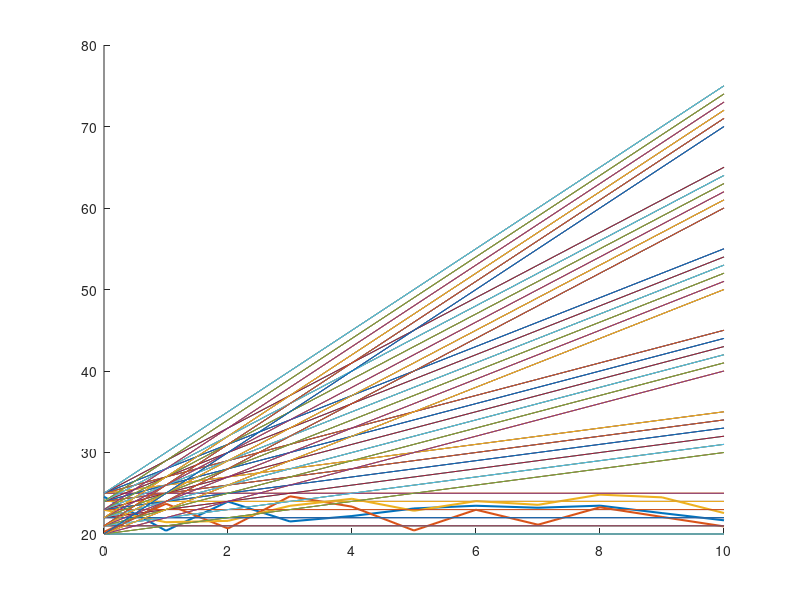
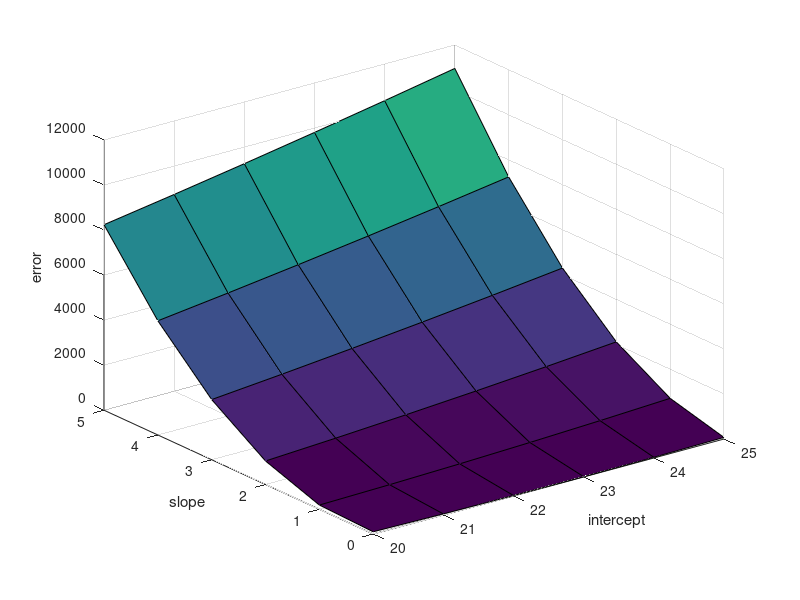
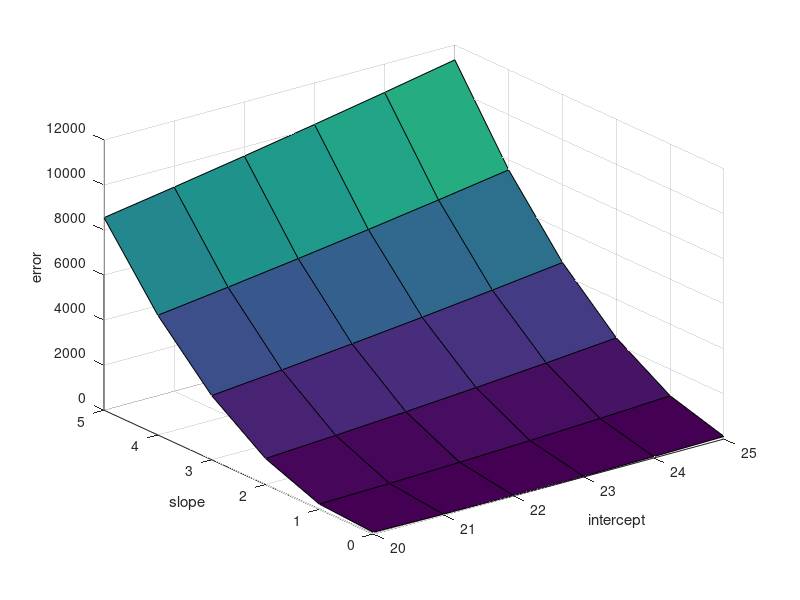
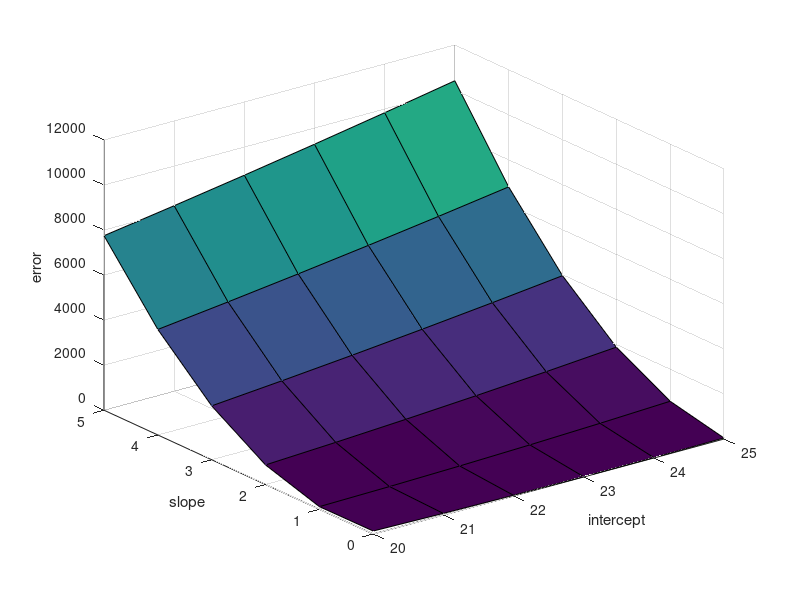

Recreate these plots in MATLAB, in order.
%assuming all the data is available on the server and the average data is
%taken for fitting

tic
sig=2;
mu=2;
weight=0:1:10;
slope=0:1:5;
intercept=20:1:25;

%temperature data from 3 independent sensors

height1=(25-20).*rand(1,length(weight)) + 20; 
height2=(25-20).*rand(1,length(weight)) + 20;
height3=(25-20).*rand(1,length(weight)) + 20;
% height1=2*weight+22;
% height2=2*weight+21;
% height3=2*weight+23;
hold on
plot(weight,height1,"linewidth",1.5)
plot(weight,height2,"linewidth",1.5)
plot(weight,height3,"linewidth",1.5)
error1=zeros(length(slope),length(intercept)); %to store mean squared errors
error2=zeros(length(slope),length(intercept)); %to store mean squared errors
error3=zeros(length(slope),length(intercept)); %to store mean squared errors

%calculating mean squared errors
for i=1:length(slope)
    for j=1:length(intercept)
        predop=weight*slope(i)+intercept(j);
        error=0;
        hold on
        plot(weight,predop)
        for k=1:length(predop)
            error=error+(height1(k)-predop(k))^2;
        end
        error1(i,j)=error;
    end
end
for i=1:length(slope)
    for j=1:length(intercept)
        predop=weight*slope(i)+intercept(j);
        error=0;
        hold on
        plot(weight,predop)
        for k=1:length(predop)
            error=error+(height2(k)-predop(k))^2;
        end
        error2(i,j)=error;
    end
end
for i=1:length(slope)
    for j=1:length(intercept)
        predop=weight*slope(i)+intercept(j);
        error=0;
        hold on
        plot(weight,predop)
        for k=1:length(predop)
            error=error+(height3(k)-predop(k))^2;
        end
        error3(i,j)=error;
    end
end
%plotting mean squared errors
figure
[X,Y]=meshgrid(intercept,slope);
 surf(X,Y,error1);
 xlabel("intercept")
 ylabel("slope")
 zlabel("error")
 figure
[X,Y]=meshgrid(intercept,slope);
 surf(X,Y,error2);
 xlabel("intercept")
 ylabel("slope")
 zlabel("error")
 figure
[X,Y]=meshgrid(intercept,slope);
 surf(X,Y,error3);
 xlabel("intercept")
 ylabel("slope")
 zlabel("error")
 
%fed SGD

niter=1000;
 steps=-inf;
 stepi=-inf;
 lrs=0.0003;  %learning rate for calculating grad wrt slope
 lri=0.0009;   %learning rate for calculating grad wrt intercept
 iter=0;
 k=slope(1);  %starting from inital value of slope
 l=intercept(1); %starting from inital value of intercept
 while(steps<=-0.01 && iter<=niter)  %terminating conditions
     gradients1=0;  %gradient wrt slope 
     gradienti1=0;  %gradient wrt intercept 
     height=(height1+height2+height3)/3; %assuming all data is available at server
     for i=1:length(weight)
         gradients1=gradients1+(-2*(height(i)-(weight(i)*k+l))*weight(i));
     end
     
     for i=1:length(weight)
         gradienti1=gradienti1+(-2*(height(i)-(weight(i)*k+l)));
     end
%      gradients
    if(steps<=-0.01)
     steps=gradients1*lrs;  %server side 
    end
    if(stepi<=-0.01)
     stepi=gradienti1*lri;  %server side 
    end
     k=k-steps;
     l=l-stepi;
     iter=iter+1;
 end
  predslope=k
 predintercept=l
 iter
 figure
 plot(weight,height1)
 hold on
 plot(weight,height2)
 plot(weight,height3)
 plot(weight,weight*predslope+predintercept,"linewidth",1.5)
 toc
 
 %next 10 temperature predictions
    new=11:1:21;
 predictions=new*predslope+predintercept